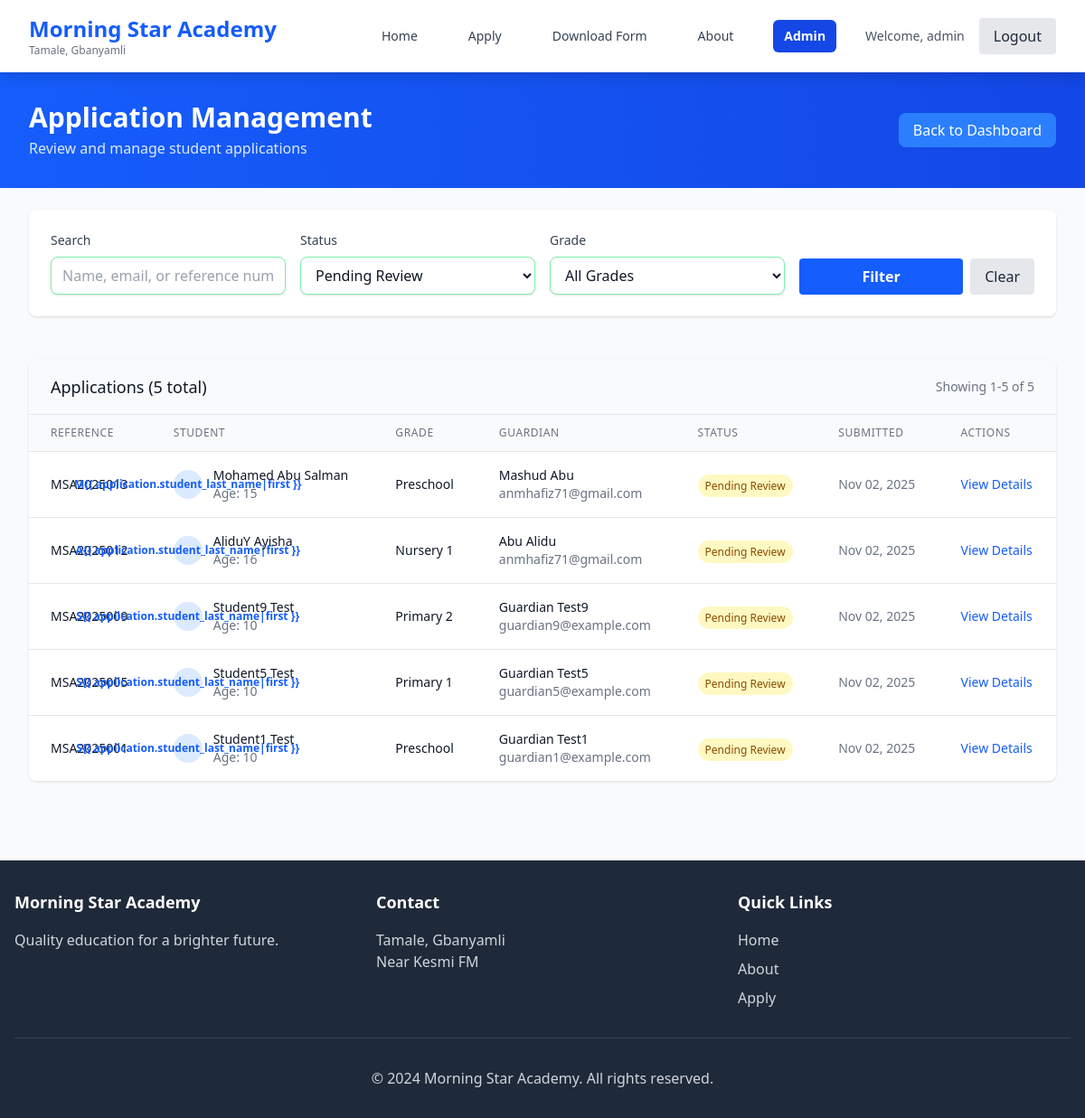
Before: /admin-portal/applications/?status=pending (signed in) with the older database file.
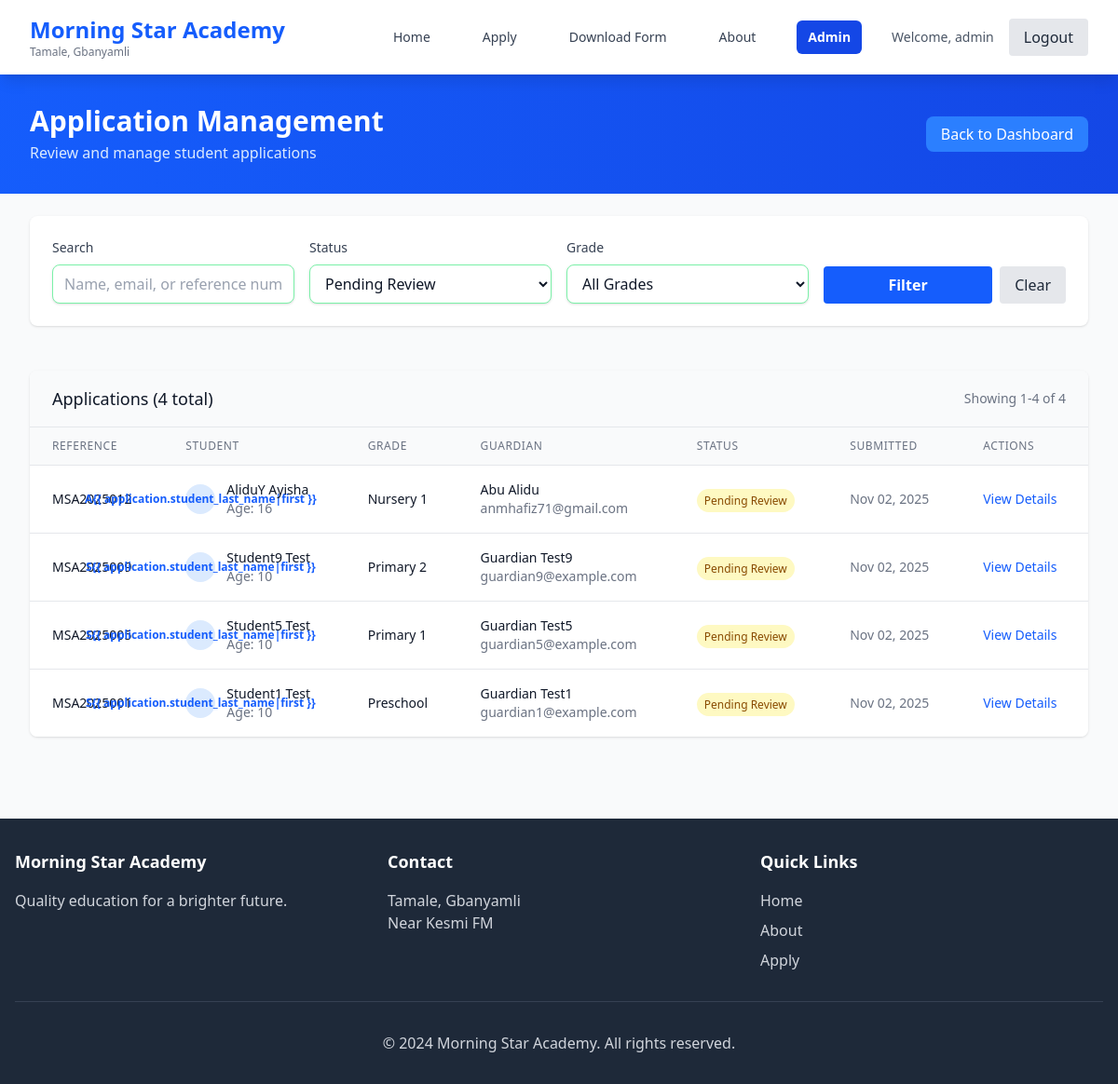
After: the same page with the newer database file.
### applications/models.py (models this page shows, shortened)
class Application(models.Model):
    STATUS_CHOICES = [
        ('pending', 'Pending Review'),
        ('approved', 'Approved'),
        ('rejected', 'Rejected'),
        ('waitlist', 'Waitlisted'),
    ]
    GENDER_CHOICES = [
        ('M', 'Male'),
        ('F', 'Female'),
    ]
    GRADE_CHOICES = [
        ('preschool', 'Preschool'),
        ('nursery_1', 'Nursery 1'),
        ('nursery_2', 'Nursery 2'),
        ('kindergarten_1', 'Kindergarten 1'),
        ('kindergarten_2', 'Kindergarten 2'),
        ('primary_1', 'Primary 1'),
        ('primary_2', 'Primary 2'),
        ('primary_3', 'Primary 3'),
        ('primary_4', 'Primary 4'),
        ('primary_5', 'Primary 5'),
        ('primary_6', 'Primary 6'),
        ('jhs_1', 'JHS 1'),
        ('jhs_2', 'JHS 2'),
        ('jhs_3', 'JHS 3'),
    ]
    RELATIONSHIP_CHOICES = [
        ('father', 'Father'),
        ('mother', 'Mother'),
        ('guardian', 'Guardian'),
        ('grandparent', 'Grandparent'),
        ('uncle', 'Uncle'),
        ('aunt', 'Aunt'),
        ('other', 'Other'),
    ]
    reference_number = models.CharField(max_length=20, unique=True, blank=True)
    created_at = models.DateTimeField(auto_now_add=True)
    updated_at = models.DateTimeField(auto_now=True)
    status = models.CharField(max_length=20, choices=STATUS_CHOICES, default='pending')
    student_first_name = models.CharField(max_length=100, verbose_name="Student's First Name")
    student_last_name = models.CharField(max_length=100, verbose_name="Student's Last Name")
    student_date_of_birth = models.DateField(verbose_name="Student's Date of Birth")
    student_gender = models.CharField(max_length=10, choices=GENDER_CHOICES, verbose_name="Student's Gender")
    student_place_of_birth = models.CharField(max_length=200, verbose_name="Student's Place of Birth")
    previous_school = models.CharField(max_length=200, blank=True, verbose_name="Previous School (if any)")
    grade_applying_for = models.CharField(max_length=50, choices=GRADE_CHOICES, verbose_name="Grade Applying For")
    guardian_first_name = models.CharField(max_length=100, verbose_name="Guardian's First Name")
    guardian_last_name = models.CharField(max_length=100, verbose_name="Guardian's Last Name")
    guardian_relationship = models.CharField(max_length=50, choices=RELATIONSHIP_CHOICES, verbose_name="Relationship to Student")
    guardian_phone = models.CharField(max_length=20, verbose_name="Guardian's Phone Number")
    guardian_email = models.EmailField(verbose_name="Guardian's Email Address")
    guardian_address = models.TextField(verbose_name="Guardian's Address")
    guardian_occupation = models.CharField(max_length=100, verbose_name="Guardian's Occupation")
    emergency_contact_name = models.CharField(max_length=100, verbose_name="Emergency Contact Name")
    emergency_contact_phone = models.CharField(max_length=20, verbose_name="Emergency Contact Phone")
    emergency_contact_relationship = models.CharField(max_length=50, verbose_name="Emergency Contact Relationship")
    medical_conditions = models.TextField(blank=True, verbose_name="Medical Conditions/Allergies (if any)")
    special_requirements = models.TextField(blank=True, verbose_name="Special Educational Requirements (if any)")
    additional_notes = models.TextField(blank=True, verbose_name="Additional Notes")
    class Meta:
        ordering = ['-created_at']
        verbose_name = "Application"
        verbose_name_plural = "Applications"
    @property
    def student_full_name(self):
        return f"{self.student_first_name} {self.student_last_name}"
    @property
    def guardian_full_name(self):
        return f"{self.guardian_first_name} {self.guardian_last_name}"
    @property
    def age_at_application(self):
        today = timezone.now().date()
        return today.year - self.student_date_of_birth.year - (
            (today.month, today.day) < (self.student_date_of_birth.month, self.student_date_of_birth.day)
        )

### administration/views.py (the view, shortened to what this page needs)
# urls.py: path('applications/', views.ApplicationListView.as_view(), name='application_list'),
class ApplicationListView(StaffRequiredMixin, ListView):
    model = Application
    template_name = 'administration/application_list.html'
    context_object_name = 'applications'
    paginate_by = 20
    def get_queryset(self):
        queryset = Application.objects.all().order_by('-created_at')
        status = self.request.GET.get('status')
        if status and status in ['pending', 'approved', 'rejected', 'waitlist']:
            queryset = queryset.filter(status=status)
        grade = self.request.GET.get('grade')
        if grade:
            queryset = queryset.filter(grade_applying_for=grade)
        search = self.request.GET.get('search')
        return queryset
    def get_context_data(self, **kwargs):
        context = super().get_context_data(**kwargs)
        context['status_choices'] = Application.STATUS_CHOICES
        context['grade_choices'] = Application.GRADE_CHOICES
        context['current_status'] = self.request.GET.get('status', '')
        context['current_grade'] = self.request.GET.get('grade', '')
        context['current_search'] = self.request.GET.get('search', '')
        return context

### administration/views.py (called while the page is built)
    def test_func(self):
        return self.request.user.is_staff

### templates/administration/application_list.html (shortened to what the changed rows need)
{% extends 'base.html' %}
{% block content %}
<section class="bg-gradient-to-r from-blue-600 to-blue-700 py-8">
    <div class="max-w-7xl mx-auto px-4 sm:px-6 lg:px-8">
        <div class="flex items-center justify-between">
            <div>
                <h1 class="text-3xl font-bold text-white">Application Management</h1>
            </div>
        </div>
    </div>
</section>
<section class="py-6 bg-gray-50">
    <div class="max-w-7xl mx-auto px-4 sm:px-6 lg:px-8">
        <div class="bg-white rounded-lg shadow overflow-hidden">
            {% if applications %}
            <div class="px-6 py-4 border-b border-gray-200 bg-gray-50">
                <div class="flex items-center justify-between">
                    <h3 class="text-lg font-medium text-gray-900">
                        Applications ({{ page_obj.paginator.count }} total)
                    </h3>
                    <div class="text-sm text-gray-500">
                        Showing {{ page_obj.start_index }}-{{ page_obj.end_index }} of {{ page_obj.paginator.count }}
                    </div>
                </div>
            </div>
            <div class="overflow-x-auto">
                <table class="min-w-full divide-y divide-gray-200">
                    <thead class="bg-gray-50">
                        <tr>
                            <th class="px-6 py-3 text-left text-xs font-medium text-gray-500 uppercase tracking-wider">
                                Reference
                            </th>
                            <th class="px-6 py-3 text-left text-xs font-medium text-gray-500 uppercase tracking-wider">
                                Student
                            </th>
                            <th class="px-6 py-3 text-left text-xs font-medium text-gray-500 uppercase tracking-wider">
                                Grade
                            </th>
                            <th class="px-6 py-3 text-left text-xs font-medium text-gray-500 uppercase tracking-wider">
                                Guardian
                            </th>
                            <th class="px-6 py-3 text-left text-xs font-medium text-gray-500 uppercase tracking-wider">
                                Status
                            </th>
                            <th class="px-6 py-3 text-left text-xs font-medium text-gray-500 uppercase tracking-wider">
                                Submitted
                            </th>
                            <th class="px-6 py-3 text-left text-xs font-medium text-gray-500 uppercase tracking-wider">
                                Actions
                            </th>
                        </tr>
                    </thead>
                    <tbody class="bg-white divide-y divide-gray-200">
                        {% for application in applications %}
                        <tr class="hover:bg-gray-50">
                            <td class="px-6 py-4 whitespace-nowrap">
                                <div class="text-sm font-medium text-gray-900">
                                    {{ application.reference_number }}
                                </div>
                            </td>
                            <td class="px-6 py-4 whitespace-nowrap">
                                <div class="flex items-center">
                                    <div class="w-8 h-8 bg-blue-100 rounded-full flex items-center justify-center mr-3">
                                        <span class="text-blue-600 font-semibold text-xs">
                                            {{ application.student_first_name|first }}{{
                                            application.student_last_name|first }}
                                        </span>
                                    </div>
                                    <div>
                                        <div class="text-sm font-medium text-gray-900">
                                            {{ application.student_full_name }}
                                        </div>
                                        <div class="text-sm text-gray-500">
                                            Age: {{ application.age_at_application }}
                                        </div>
                                    </div>
                                </div>
                            </td>
                            <td class="px-6 py-4 whitespace-nowrap">
                                <div class="text-sm text-gray-900">
                                    {{ application.get_grade_applying_for_display }}
                                </div>
                            </td>
                            <td class="px-6 py-4 whitespace-nowrap">
                                <div class="text-sm text-gray-900">
                                    {{ application.guardian_full_name }}
                                </div>
                                <div class="text-sm text-gray-500">
                                    {{ application.guardian_email }}
                                </div>
                            </td>
                            <td class="px-6 py-4 whitespace-nowrap">
                                <span class="px-2 py-1 text-xs font-medium rounded-full
                                            {% if application.status == 'pending' %}bg-yellow-100 text-yellow-800
                                            {% elif application.status == 'approved' %}bg-green-100 text-green-800
                                            {% elif application.status == 'rejected' %}bg-red-100 text-red-800
                                            {% elif application.status == 'waitlist' %}bg-purple-100 text-purple-800
                                            {% endif %}">
                                    {{ application.get_status_display }}
                                </span>
                            </td>
                            <td class="px-6 py-4 whitespace-nowrap text-sm text-gray-500">
                                {{ application.created_at|date:"M d, Y" }}
                            </td>
                            <td class="px-6 py-4 whitespace-nowrap text-sm font-medium">
                                <a href="{% url 'administration:application_detail' application.pk %}"
                                    class="text-blue-600 hover:text-blue-900">
                                    View Details
                                </a>
                            </td>
                        </tr>
                        {% endfor %}
                    </tbody>
                </table>
            </div>
            {% endif %}
        </div>
    </div>
</section>
{% endblock %}

Changed rows visible on the page:
no longer on this page (row edited): Application: reference_number "MSA2025013", student_first_name|first "M", student_full_name "Mohamed Abu Salman", age_at_application "15", grade_applying_for "Preschool", guardian_full_name "Mashud Abu", guardian_email "anmhafiz71@gmail.com", status "Pending Review", created_at "Nov 02, 2025"
Other visible differences:
{{ page_obj.paginator.count }}: "5" → "4"
{{ page_obj.end_index }}: "5" → "4"
